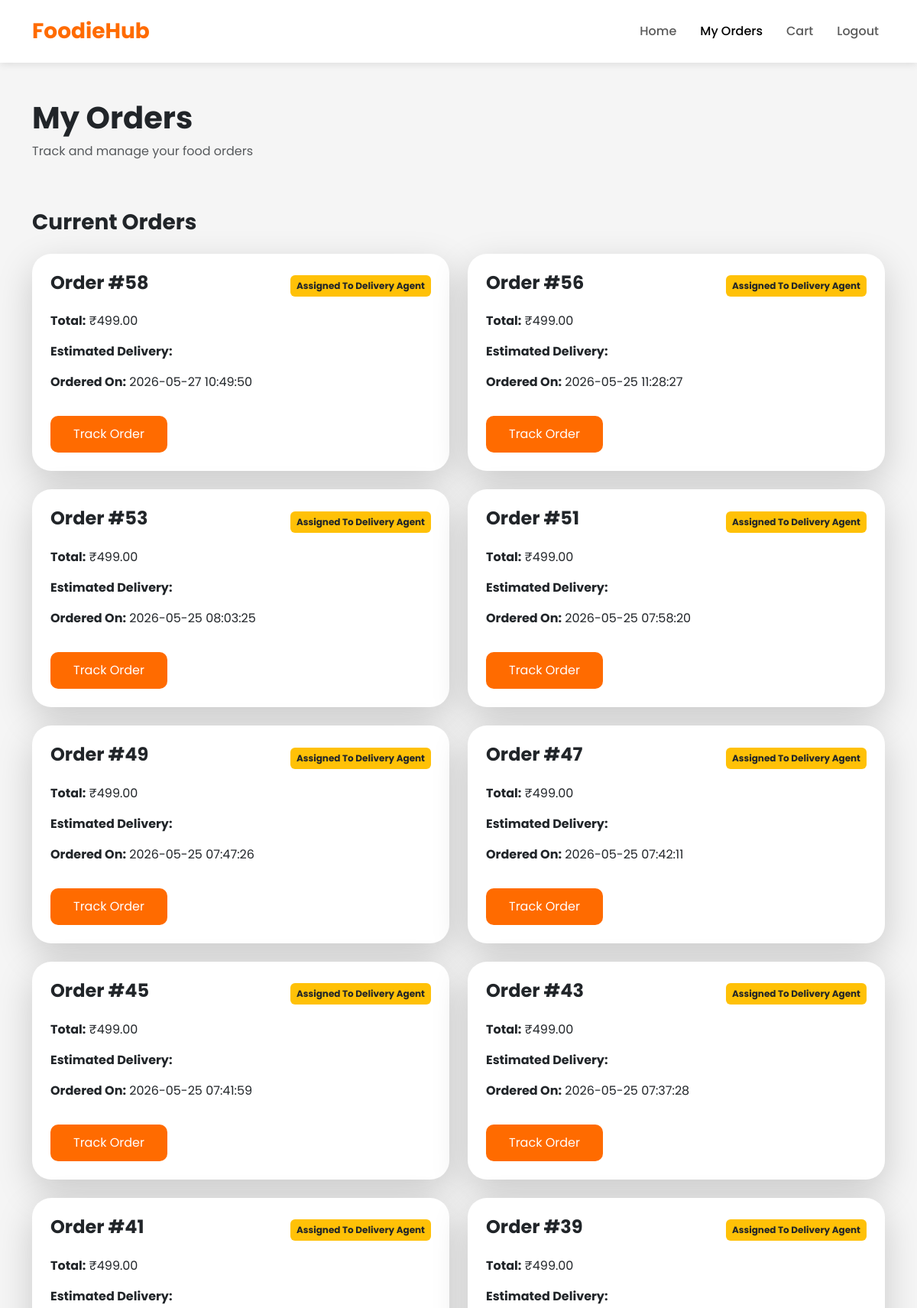
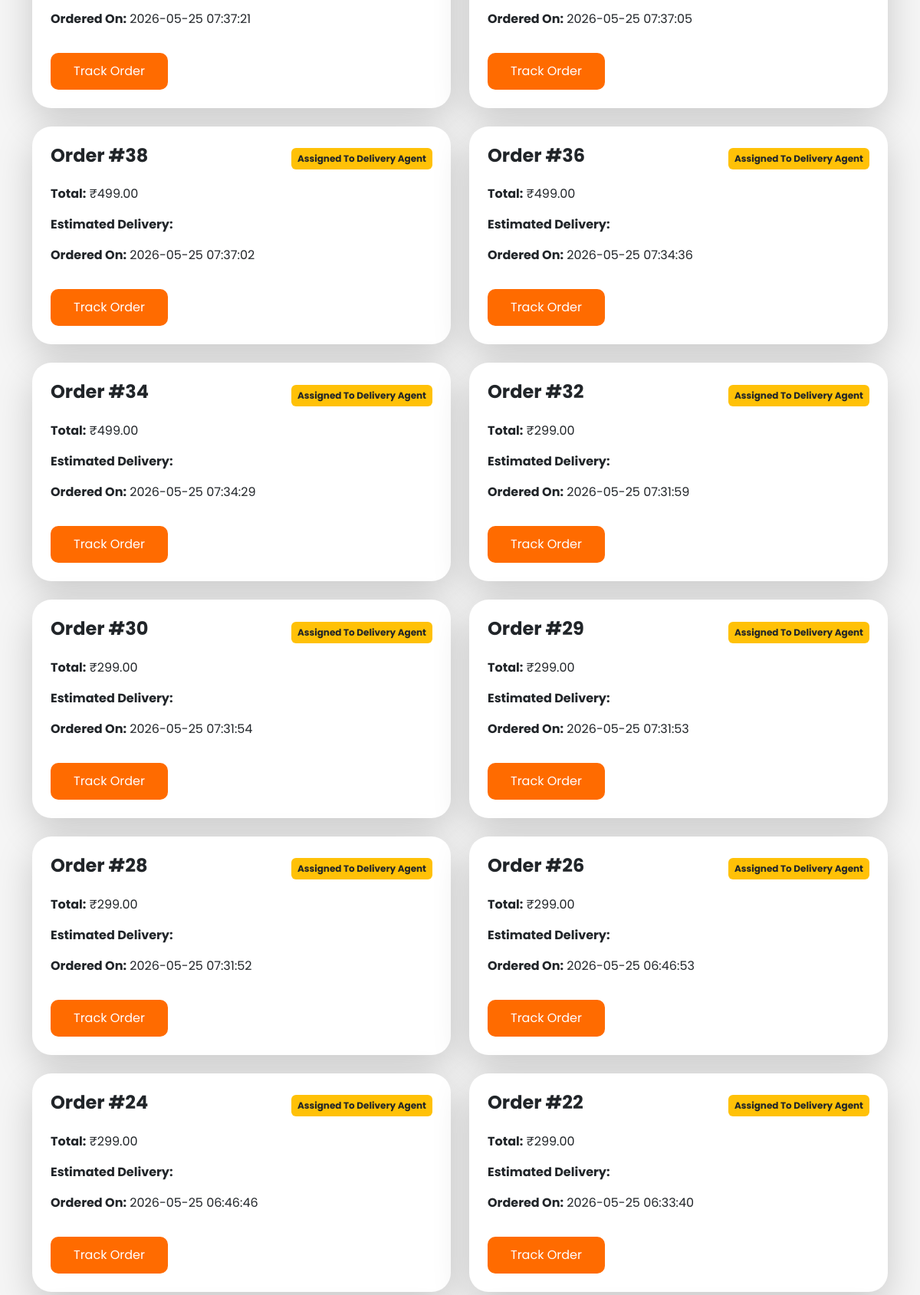
Page /user/orders.php (signed in, upper part) on the committed database (2 pictures, top to bottom).
### tables this page shows
CREATE TABLE `orders` (
  `id` int(11) NOT NULL,
  `user_id` int(11) DEFAULT NULL,
  `total_amount` decimal(10,2) DEFAULT NULL,
  `payment_method` varchar(50) DEFAULT NULL,
  `payment_status` varchar(50) DEFAULT NULL,
  `order_status` varchar(50) DEFAULT NULL,
  `delivery_agent_id` int(11) DEFAULT NULL,
  `created_at` timestamp NOT NULL DEFAULT current_timestamp(),
  `tracking_status` varchar(100) DEFAULT 'Order Placed',
  `cutlery_persons` int(11) NOT NULL,
  `sauce_type` varchar(255) NOT NULL,
  `sauce_quantity` int(11) NOT NULL,
  `beverage_type` varchar(255) NOT NULL,
  `beverage_quantity` int(11) NOT NULL,
  `addon_charges` int(11) NOT NULL,
  `estimated_delivery` varchar(50) DEFAULT NULL,
  `address` varchar(255) DEFAULT NULL,
  `phone` varchar(20) DEFAULT NULL,
  `latitude` varchar(50) DEFAULT NULL,
  `longitude` varchar(50) DEFAULT NULL,
  `side_type` varchar(255) DEFAULT NULL
);

### user/orders.php (the view, shortened to what this page needs)
<?php
include '../includes/db.php';
$user_id = $_SESSION['user_id'];
$current_orders = $conn->query(
    "SELECT *
     FROM orders
     WHERE user_id = $user_id
     AND tracking_status != 'Delivered'
     ORDER BY id DESC"
);
?>
<!DOCTYPE html>
<html>
<head>
<link href="https://cdn.jsdelivr.net/npm/bootstrap@5.3.3/dist/css/bootstrap.min.css"
rel="stylesheet">
<link rel="stylesheet"
href="https://cdnjs.cloudflare.com/ajax/libs/font-awesome/6.6.0/css/all.min.css">
<link rel="stylesheet"
href="../assets/css/style.css">
</head>
<body>
<nav class="navbar navbar-expand-lg sticky-top">
<div class="container">
<a class="navbar-brand"
href="home.php">
FoodieHub
</a>
<div class="collapse navbar-collapse"
id="navMenu">
<ul class="navbar-nav ms-auto align-items-center">
<li class="nav-item">
<a class="nav-link"
href="home.php">
Home
</a>
</li>
<li class="nav-item">
<a class="nav-link active"
href="orders.php">
My Orders
</a>
</li>
<li class="nav-item">
<a class="nav-link"
href="cart.php">
Cart
</a>
</li>
<li class="nav-item">
<a class="nav-link"
href="../logout.php">
Logout
</a>
</li>
</ul>
</div>
</div>
</nav>
<div class="container py-5">
<div class="d-flex justify-content-between align-items-center mb-5">
<div>
<h1 class="fw-bold">
My Orders
</h1>
<p class="text-muted">
Track and manage your food orders
</p>
</div>
</div>
<h3 class="fw-bold mb-4">
Current Orders
</h3>
<div class="row g-4 mb-5">
<?php while($row = $current_orders->fetch_assoc()) { ?>
<div class="col-lg-6">
<div class="card border-0 shadow-lg p-4"
style="border-radius:25px;">
<div class="d-flex justify-content-between align-items-center mb-3">
<h4 class="fw-bold">
Order #<?php echo $row['id']; ?>
</h4>
<span class="badge bg-warning text-dark p-2">
<?php echo $row['tracking_status']; ?>
</span>
</div>
<p>
<b>Total:</b>
₹<?php echo $row['total_amount']; ?>
</p>
<p>
<b>Estimated Delivery:</b>
</p>
<p>
<b>Ordered On:</b>
<?php echo $row['created_at']; ?>
</p>
<div class="d-flex gap-3 mt-3">
<a href="track-order.php?id=<?php echo $row['id']; ?>"
class="btn btn-main">
Track Order
</a>
</div>
</div>
</div>
<?php } ?>
</div>
</div>
</body>
</html>

### assets/css/style.css (style rules this page uses)
:root { --primary:#ff6b00; --secondary:#ffb700; --dark:#121212; --light:#f8f9fa; --white:#ffffff; --gray:#6c757d; --success:#28a745; --danger:#dc3545; }
* { margin:0; padding:0; box-sizing:border-box; font-family:'Poppins',sans-serif; }
body { background:#f5f5f5; overflow-x:hidden; }
.navbar { background:var(--white); box-shadow:0 2px 10px rgba(0,0,0,0.1); padding:15px 30px; }
.navbar-brand { font-size:28px; font-weight:700; color:var(--primary)!important; }
.nav-link { font-weight:500; margin-left:15px; transition:0.3s; }
.btn-main { background:var(--primary); color:white; border:none; padding:12px 30px; border-radius:10px; transition:0.3s; }

### rows in the picture
orders: id "58", tracking_status "Assigned To Delivery Agent", total_amount "499.00", created_at "2026-05-27 10:49:50"
orders: id "56", tracking_status "Assigned To Delivery Agent", total_amount "499.00", created_at "2026-05-25 11:28:27"
orders: id "53", tracking_status "Assigned To Delivery Agent", total_amount "499.00", created_at "2026-05-25 08:03:25"
orders: id "51", tracking_status "Assigned To Delivery Agent", total_amount "499.00", created_at "2026-05-25 07:58:20"
orders: id "49", tracking_status "Assigned To Delivery Agent", total_amount "499.00", created_at "2026-05-25 07:47:26"
orders: id "47", tracking_status "Assigned To Delivery Agent", total_amount "499.00", created_at "2026-05-25 07:42:11"
orders: id "45", tracking_status "Assigned To Delivery Agent", total_amount "499.00", created_at "2026-05-25 07:41:59"
orders: id "43", tracking_status "Assigned To Delivery Agent", total_amount "499.00", created_at "2026-05-25 07:37:28"
orders: id "41", tracking_status "Assigned To Delivery Agent", total_amount "499.00", created_at "2026-05-25 07:37:21"
orders: id "39", tracking_status "Assigned To Delivery Agent", total_amount "499.00", created_at "2026-05-25 07:37:05"
orders: id "38", tracking_status "Assigned To Delivery Agent", total_amount "499.00", created_at "2026-05-25 07:37:02"
orders: id "36", tracking_status "Assigned To Delivery Agent", total_amount "499.00", created_at "2026-05-25 07:34:36"
orders: id "34", tracking_status "Assigned To Delivery Agent", total_amount "499.00", created_at "2026-05-25 07:34:29"
orders: id "32", tracking_status "Assigned To Delivery Agent", total_amount "299.00", created_at "2026-05-25 07:31:59"
orders: id "30", tracking_status "Assigned To Delivery Agent", total_amount "299.00", created_at "2026-05-25 07:31:54"
orders: id "29", tracking_status "Assigned To Delivery Agent", total_amount "299.00", created_at "2026-05-25 07:31:53"
orders: id "28", tracking_status "Assigned To Delivery Agent", total_amount "299.00", created_at "2026-05-25 07:31:52"
orders: id "26", tracking_status "Assigned To Delivery Agent", total_amount "299.00", created_at "2026-05-25 06:46:53"
orders: id "24", tracking_status "Assigned To Delivery Agent", total_amount "299.00", created_at "2026-05-25 06:46:46"
orders: id "22", tracking_status "Assigned To Delivery Agent", total_amount "299.00", created_at "2026-05-25 06:33:40"
